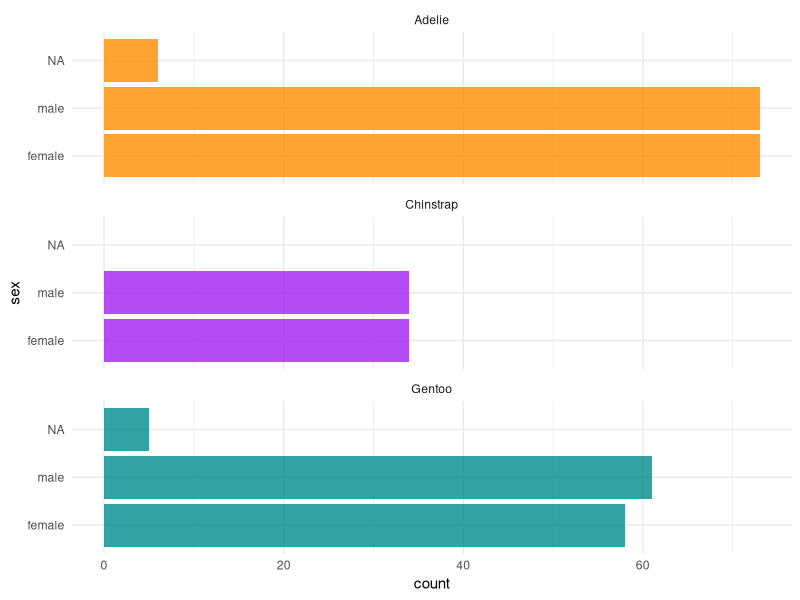

Generate this figure with R:
## ---- chunk 1
#| include: false
#| message: false
library(palmerpenguins)
library(ggplot2)
## ---- chunk 2
str(penguins)
## ---- chunk 3
#| echo: false
#| fig-height: 6
#| fig-width: 6

ggplot(penguins, aes(x = sex, fill = species)) +
  geom_bar(alpha = 0.8) +
  scale_fill_manual(values = c("darkorange","purple","cyan4"), 
                    guide = FALSE) +
  theme_minimal() +
  facet_wrap(~species, ncol = 1) +
  coord_flip()
